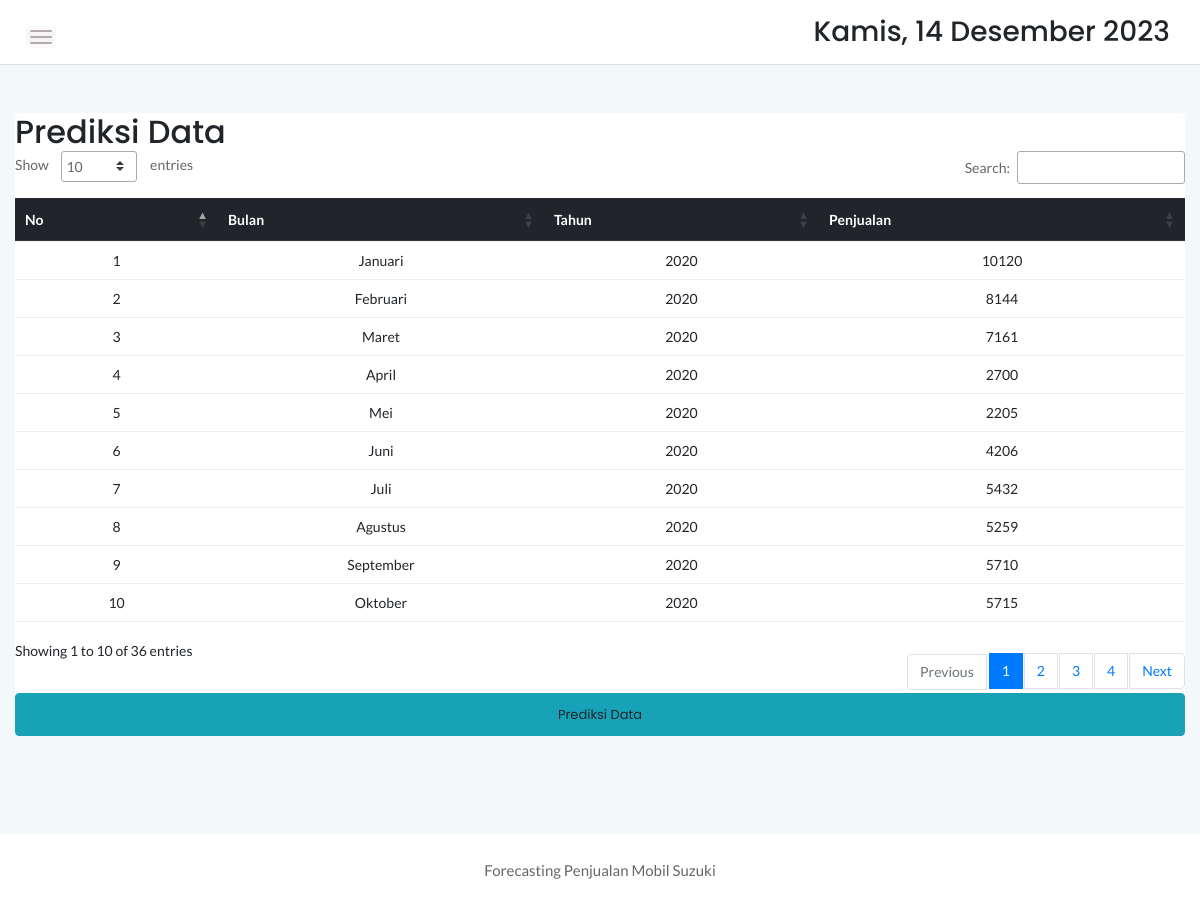
The page /admin/prediksi.php (signed in) on the database its author committed.
### tables this page shows
CREATE TABLE `data` (
  `id_data` int(5) NOT NULL,
  `bulan` varchar(10) NOT NULL,
  `tahun` varchar(30) NOT NULL,
  `i_harga` double NOT NULL
);

### admin/prediksi.php (the view, shortened to what this page needs)
<!doctype html>
<html class="no-js" lang="en">
    <?php
    include 'function.php';
?>
<head>
    <link rel="stylesheet" href="../assets/css/bootstrap.min.css">
    <link rel="stylesheet" href="../assets/css/font-awesome.min.css">
    <link rel="stylesheet" href="../assets/css/themify-icons.css">
    <link rel="stylesheet" href="../assets/css/metisMenu.css">
    <link rel="stylesheet" href="../assets/css/owl.carousel.min.css">
    <link rel="stylesheet" href="../assets/css/slicknav.min.css">
    <link rel="stylesheet" href="https://www.amcharts.com/lib/3/plugins/export/export.css" type="text/css" media="all" />
    <link rel="stylesheet" type="text/css" href="https://cdn.datatables.net/1.10.19/css/jquery.dataTables.min.css">
    <link rel="stylesheet" type="text/css" href="https://cdn.datatables.net/1.10.19/css/jquery.dataTables.css">
    <link rel="stylesheet" type="text/css" href="https://cdn.datatables.net/1.10.18/css/dataTables.bootstrap4.min.css">
    <link rel="stylesheet" type="text/css" href="https://cdn.datatables.net/responsive/2.2.3/css/responsive.bootstrap.min.css">
    <link rel="stylesheet" type="text/css" href="https://cdn.datatables.net/responsive/2.2.3/css/responsive.jqueryui.min.css">
    <link rel="stylesheet" type="text/css" href="https://cdn.datatables.net/buttons/1.5.2/css/buttons.dataTables.min.css">
    <link rel="stylesheet" href="../assets/css/typography.css">
    <link rel="stylesheet" href="../assets/css/default-css.css">
    <link rel="stylesheet" href="../assets/css/styles.css">
    <link rel="stylesheet" href="../assets/css/responsive.css">
</head>
<body>
    <div class="page-container">
        <div class="main-content">
            <div class="header-area">
                <div class="row align-items-center">
                    <div class="col-md-6 col-sm-8 clearfix">
                        <div class="nav-btn pull-left">
                            <span></span>
                            <span></span>
                            <span></span>
                        </div>
                    </div>
                    <div class="col-md-6 col-sm-4 clearfix">
                        <ul class="notification-area pull-right">
                            <li><h3><div class="date">
                        </b></div></h3>
                        </li>
                        </ul>
                    </div>
                </div>
            </div>
            <div class="main-content-inner">
                <div class="row mt-5 mb-5">
                    <div class="col-12">
                        <div class="card">
                                <div class="d-sm-flex justify-content-between align-items-center">
                                    <h2>Prediksi Data</h2>
                                </div>
										  <table id="dataTable3" class="table table-hover text-center" style="width:100%"><thead class="thead-dark">
                                            <tr>
												<th>No</th>
                                                <th>Bulan</th>
                                                <th>Tahun</th>
                                                <th>Penjualan</th>
											</tr></thead><tbody>
											<?php
											$form=mysqli_query($conn,"SELECT * FROM data");
											$no=1;
											while($data=mysqli_fetch_array($form)){
												?>
												<tr>
													<td><?php echo $no++ ?></td>
                                                    <td><?php echo $data['bulan'] ?></td>
                                                    <td><?php echo $data['tahun'] ?></td>
                                                    <td><?php echo $data['i_harga'] ?></td>
                                                </tr>
                                                <?php
                                                };
                                            ?>
										</tbody>
										</table>
                                    <a data-toggle="modal" data-target="#myModal1" class="btn btn-info">Prediksi Data</a>
                                </div>
                            </div>
                        </div>
                    </div>
                </div>
            </div>
        <footer>
            <div class="footer-area">
                <p>Forecasting Penjualan Mobil Suzuki</p>
            </div>
        </footer>
</body>
</html>

### assets/css/styles.css (style rules this page uses)
.page-container { width: 100%; height: 100%; min-height: 100vh; padding-left: 280px; -webkit-transition: padding-left 0.3s ease 0s; transition: padding-left 0.3s ease 0s; }
.card { border: none; border-radius: 4px; background-color: #fff; -webkit-transition: all 0.3s ease 0s; transition: all 0.3s ease 0s; }
.main-content { width: 100%; background: #F3F8FB; }
.main-content-inner { padding: 0 30px 50px; }
.header-area { padding: 15px 30px; background: #fff; border-bottom: 1px solid #d8e3e7; }
.nav-btn { margin-right: 30px; margin-top: 10px; cursor: pointer; }
.nav-btn span { display: block; width: 22px; height: 2px; background: #b3aaaa; margin: 4px 0; border-radius: 15px; -webkit-transition: all 0.3s ease 0s; transition: all 0.3s ease 0s; box-shadow: 0 0 0 4px rgba(99, 96, 96, 0.03); }
.notification-area { -webkit-user-select: none; -moz-user-select: none; -ms-user-select: none; user-select: none; position: relative; z-index: 1; }
.notification-area li { display: inline-block; margin-left: 20px; cursor: pointer; -webkit-user-select: none; -moz-user-select: none; -ms-user-select: none; user-select: none; }
.footer-area { text-align: center; padding: 23px 0 19px; background: #fff; }
.footer-area p { color: #676666; margin-bottom: 0; }
.btn { padding: 11px 17px; font-size: 13px; letter-spacing: 0; }
table tr th { border-bottom: none; }
table tr th, table tr td { border-top: 1px solid rgba(120, 130, 140, 0.13) !important; }
table.dataTable.no-footer { border-bottom: 1px solid rgba(120, 130, 140, 0.13) !important; }
table.dataTable thead th, table.dataTable thead td { border-bottom-color: transparent; }

### assets/css/responsive.css (style rules this page uses)
@media (min-width: 1200px) and (max-width: 1364px) { .main-content-inner { padding: 0 15px 50px; } }
@media (min-width: 1200px) and (max-width: 1364px) { .page-container, .sbar_collapsed.page-container { padding-left: 0; } }

### rows shown on the page
data: bulan "Januari", tahun "2020", i_harga "10120"
data: bulan "Februari", tahun "2020", i_harga "8144"
data: bulan "Maret", tahun "2020", i_harga "7161"
data: bulan "April", tahun "2020", i_harga "2700"
data: bulan "Mei", tahun "2020", i_harga "2205"
data: bulan "Juni", tahun "2020", i_harga "4206"
data: bulan "Juli", tahun "2020", i_harga "5432"
data: bulan "Agustus", tahun "2020", i_harga "5259"
data: bulan "September", tahun "2020", i_harga "5710"
data: bulan "Oktober", tahun "2020", i_harga "5715"
